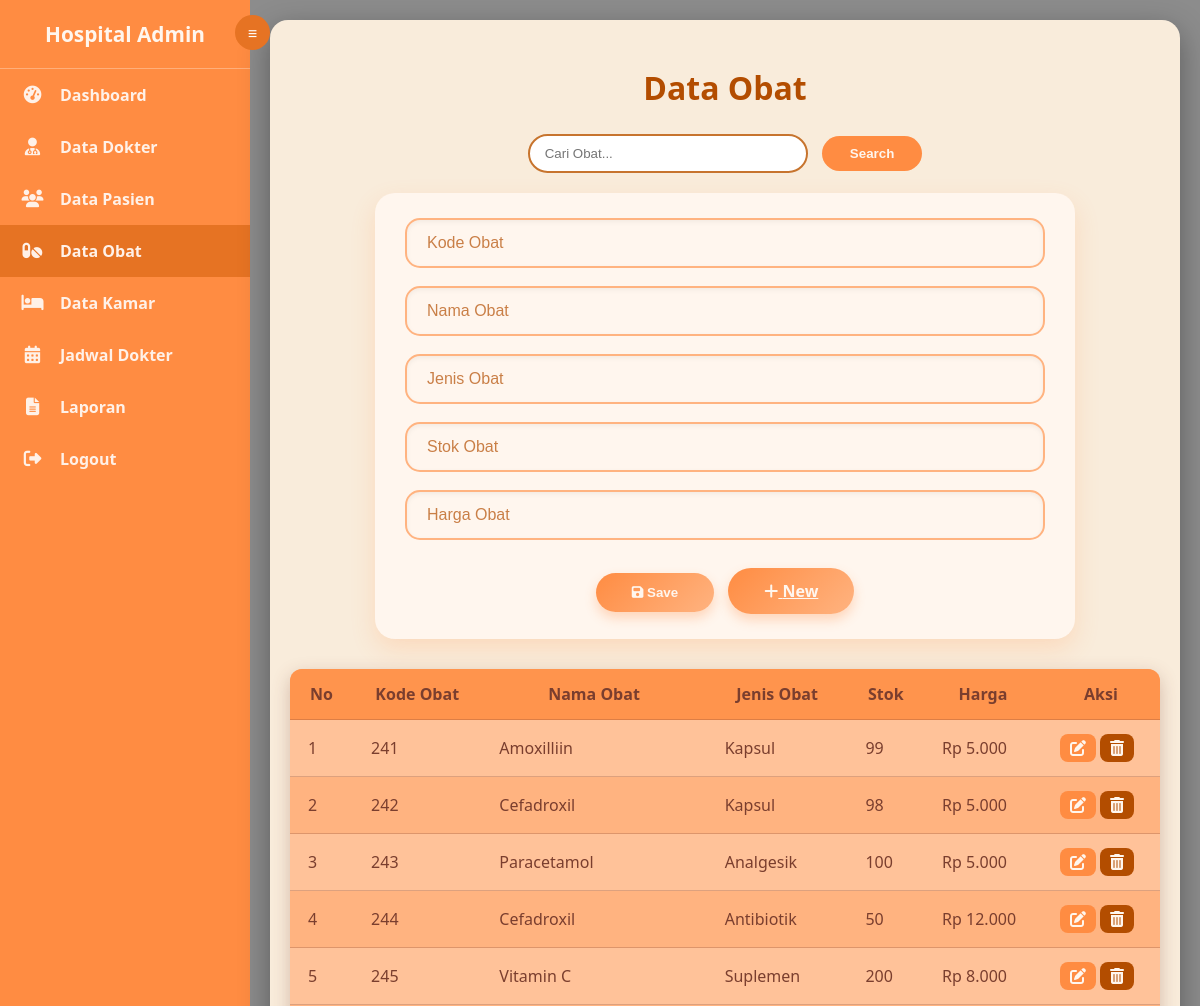
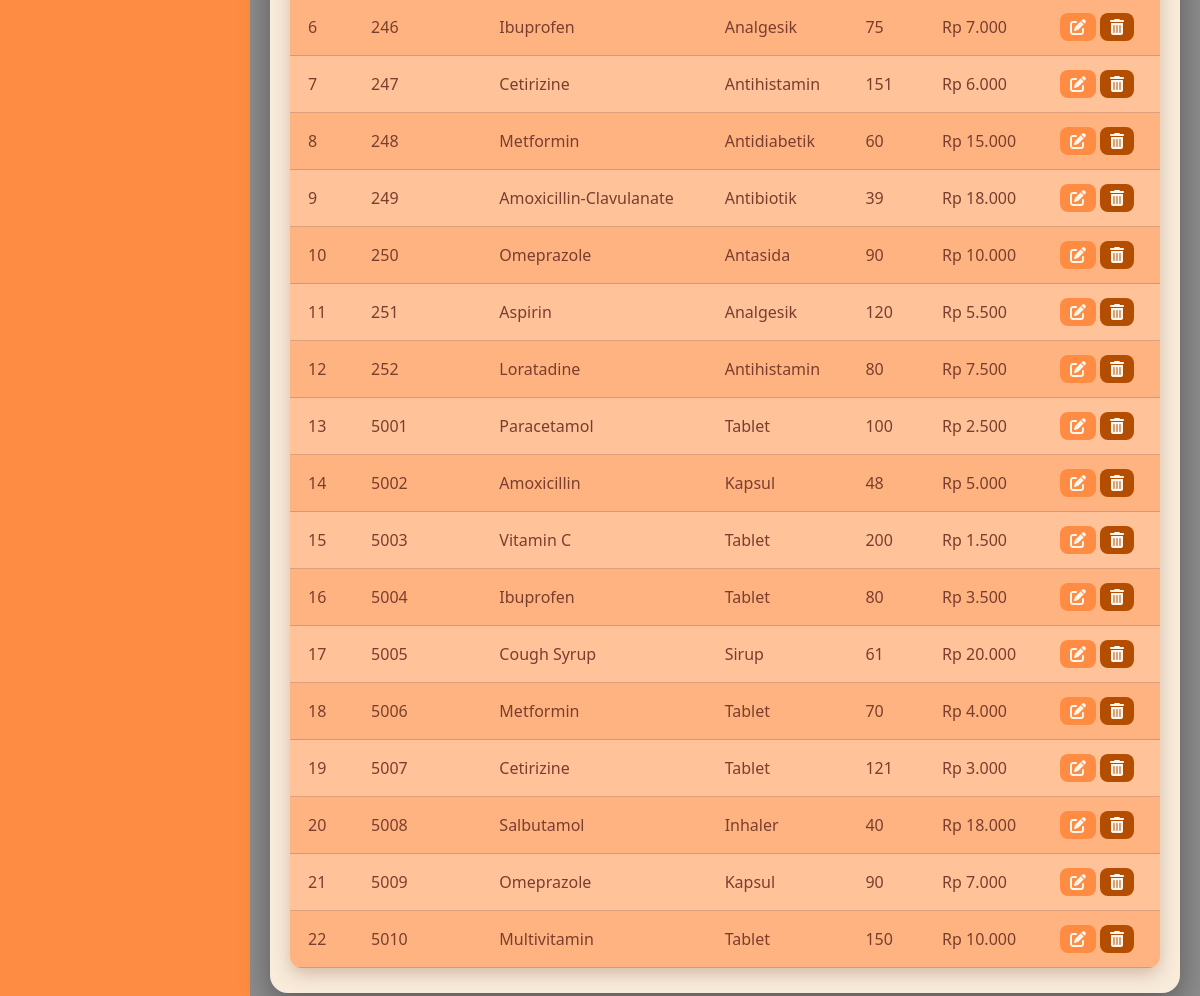
/admin/data_obat.php (signed in), run on the app's committed database (2 pictures, top to bottom).
### tables this page shows
CREATE TABLE `obat` (
  `kode_obat` int(11) NOT NULL,
  `nama_obat` varchar(100) DEFAULT NULL,
  `harga` decimal(10,2) DEFAULT NULL,
  `stok` int(11) DEFAULT NULL,
  `jenis_obat` varchar(100) DEFAULT NULL
);

### admin/data_obat.php (the view, shortened to what this page needs)
<?php
include "../config/koneksi.php";
$kode_value = '';
$nama_value = '';
$jenis_value = '';
$stok_value = '';
$harga_value = '';
$keyword = $_GET['search'] ?? '';
if ($keyword != '') {
    $stmt = mysqli_prepare($koneksi, "SELECT * FROM obat WHERE kode_obat LIKE ? OR nama_obat LIKE ? OR jenis_obat LIKE ? ORDER BY kode_obat ASC");
    $like = "%$keyword%";
    mysqli_stmt_bind_param($stmt, "sss", $like, $like, $like);
    mysqli_stmt_execute($stmt);
    $data = mysqli_stmt_get_result($stmt);
} else {
    $data = mysqli_query($koneksi, "SELECT * FROM obat ORDER BY kode_obat ASC");
}
$edit = null;
?>
<!DOCTYPE html>
<html lang="id">
<head>
<link rel="stylesheet" href="https://cdnjs.cloudflare.com/ajax/libs/font-awesome/6.5.0/css/all.min.css"/>
</head>
<body>
<div class="sidebar" id="sidebar">
    <div class="logo">Hospital Admin</div>
    <div class="toggle-btn" onclick="toggleSidebar()">≡</div>
    <ul>
        <li><a href="dashboard.php" data-tooltip="Dashboard"><i class="fas fa-tachometer-alt"></i> <span class="label">Dashboard</span></a></li>
        <li><a href="data_dokter.php" data-tooltip="Data Dokter"><i class="fas fa-user-md"></i> <span class="label">Data Dokter</span></a></li>
        <li><a href="data_pasien.php" data-tooltip="Data Pasien"><i class="fas fa-users"></i> <span class="label">Data Pasien</span></a></li>
        <li><a href="data_obat.php" class="active" data-tooltip="Data Obat"><i class="fas fa-pills"></i> <span class="label">Data Obat</span></a></li>
        <li><a href="data_kamar.php" data-tooltip="Data Kamar"><i class="fas fa-bed"></i> <span class="label">Data Kamar</span></a></li>
        <li><a href="jadwal_dokter.php" data-tooltip="Jadwal Dokter"><i class="fas fa-calendar-alt"></i> <span class="label">Jadwal Dokter</span></a></li>
        <li><a href="laporan_rawat.php" data-tooltip="Laporan"><i class="fas fa-file-alt"></i> <span class="label">Laporan</span></a></li>
        <li><a href="../logout.php" data-tooltip="Logout"><i class="fas fa-sign-out-alt"></i> <span class="label">Logout</span></a></li>
    </ul>
</div>
<div class="main">
    <div class="content">
        <h1>Data Obat</h1>
        <div class="search-box">
            <form method="GET">
                <input type="text" name="search" placeholder="Cari Obat..." value="<?= htmlspecialchars($keyword) ?>">
                <button type="submit">Search</button>
            </form>
        </div>
        <form method="POST" class="form-tambah" action="">
            <input type="text" name="kode_obat" placeholder="Kode Obat" value="<?= htmlspecialchars($kode_value) ?>" required>
            <input type="text" name="nama_obat" placeholder="Nama Obat" value="<?= htmlspecialchars($nama_value) ?>" required>
            <input type="text" name="jenis_obat" placeholder="Jenis Obat" value="<?= htmlspecialchars($jenis_value) ?>" required>
            <input type="number" name="stok" placeholder="Stok Obat" value="<?= htmlspecialchars($stok_value) ?>" min="0" required>
            <input type="number" name="harga" placeholder="Harga Obat" value="<?= htmlspecialchars($harga_value) ?>" min="0" step="0.01" required>
            <div class="button-group">
                <button type="submit" name="save"><i class="fas fa-save"></i> <?= $edit ? 'Update' : 'Save' ?></button>
                <a href="data_obat.php" class="button-link"><i class="fas fa-plus"></i> New</a>
            </div>
        </form>
        <table>
            <tr>
                <th>No</th>
                <th>Kode Obat</th>
                <th>Nama Obat</th>
                <th>Jenis Obat</th>
                <th>Stok</th>
                <th>Harga</th>
                <th>Aksi</th>
            </tr>
            <?php $no=1; while($d=mysqli_fetch_assoc($data)): ?>
            <tr>
                <td><?= $no++ ?></td>
                <td><?= htmlspecialchars($d['kode_obat']) ?></td>
                <td><?= htmlspecialchars($d['nama_obat']) ?></td>
                <td><?= htmlspecialchars($d['jenis_obat']) ?></td>
                <td><?= $d['stok'] ?></td>
                <td>Rp <?= number_format($d['harga'],0,',','.') ?></td>
                <td>
                    <a href="?edit=<?= $d['kode_obat'] ?>" class="update"><i class="fas fa-edit"></i></a>
                    <a href="?hapus=<?= $d['kode_obat'] ?>" class="delete" onclick="return confirm('Hapus data ini?')"><i class="fas fa-trash-alt"></i></a>
                </td>
            </tr>
            <?php endwhile; ?>
        </table>
    </div>
</div>
</body>
</html>

### admin/data_obat.php (style rules this page uses)
* { box-sizing:border-box; }
body { margin:0; font-family:'Segoe UI',sans-serif; background: linear-gradient(rgba(0,0,0,.45),rgba(0,0,0,.45)), url("../assets/RS_Pondok_Indah_-_Pondok_Indah.jpg"); background-size:cover; background-attachment:fixed; display:flex; }
.sidebar { width:250px; background:#FF8C42; min-height:100vh; transition:width 0.3s; position:relative; }
.sidebar .logo { color:#FFF6EE; text-align:center; font-size:1.3rem; font-weight:bold; padding:20px 10px; border-bottom:1px solid rgba(255,255,255,0.3); }
.sidebar ul { list-style:none;padding:0;margin:0; }
.sidebar ul li a { display:flex; align-items:center; padding:15px 20px; color:#FFF1E8; text-decoration:none; font-weight:600; transition:0.3s; }
.sidebar ul li a:hover, .sidebar ul li a.active { background:#E67323; }
.sidebar ul li a i { width:25px; font-size:1.1rem; text-align:center; margin-right:15px; }
.main { flex:1; padding:20px; }
.toggle-btn { position:absolute; top:15px; right:-20px; background:#E67323; color:#FFF; border-radius:50%; width:35px; height:35px; display:flex; justify-content:center; align-items:center; cursor:pointer; font-weight:bold; z-index:100; }
.content { background: rgba(255,242,224,.95); backdrop-filter: blur(6px); padding:25px 20px; border-radius:18px; box-shadow:0 10px 30px rgba(0,0,0,.35); }
.content h1 { color:#B34D00; text-align:center; margin-bottom:25px; }
.search-box { display:flex; justify-content:center; margin-bottom:20px; }
.search-box input { padding:10px 15px; border-radius:30px; border:2px solid #C7742E; width:280px; }
.search-box button { margin-left:10px; padding:10px 28px; border-radius:30px; border:none; background:#FF8C42; color:#FFF6EE; font-weight:700; cursor:pointer; }
.form-tambah { max-width:700px; margin:0 auto 30px; background:#FFF6EE; padding:25px 30px; border-radius:20px; box-shadow:0 10px 25px rgba(255,140,66,0.2); }
.form-tambah input, .form-tambah textarea { width:100%; padding:14px 20px; margin-bottom:18px; border-radius:15px; border:2px solid #FFB380; background:#FFF6EE; font-size:1rem; transition:all 0.3s ease; outline:none; box-shadow:inset 0 2px 5px rgba(0,0,0,0.05); }
.form-tambah input::placeholder, .form-tambah textarea::placeholder { color:#B34D00; opacity:0.7; font-weight:500; }
.button-group { text-align:center; }
.form-tambah button, .button-link { display:inline-block; background: linear-gradient(135deg,#FF8C42,#FFB380); color:#FFF6EE; font-weight:700; padding:12px 36px; margin:10px 5px 0; border-radius:30px; border:none; cursor:pointer; transition:all 0.3s ease; box-shadow:0 6px 12px rgba(255,140,66,0.3); }
table { width:100%; border-collapse:collapse; background-color:#FFB380; color:#7A3E2E; border-radius:12px; overflow:hidden; box-shadow:0 6px 18px rgba(122,62,46,0.3); transition:all 0.3s ease; }
table th, table td { padding:14px 18px; border-bottom:1px solid rgba(122,62,46,0.25); }
table th { background:#FF944D; }
table tr:nth-child(even) { background:#FFC299; }
table a { font-weight:600; text-decoration:none; padding:6px 10px; border-radius:8px; display:inline-flex; align-items:center; gap:5px; }
table a.update { background:#FF8C42; color:#FFF6EE; }
table a.delete { background:#B34D00; color:#FFF6EE; }

### data on the page
obat: kode_obat "241", nama_obat "Amoxilliin", jenis_obat "Kapsul", stok "99", harga "5.000"
obat: kode_obat "242", nama_obat "Cefadroxil", jenis_obat "Kapsul", stok "98", harga "5.000"
obat: kode_obat "243", nama_obat "Paracetamol", jenis_obat "Analgesik", stok "100", harga "5.000"
obat: kode_obat "244", nama_obat "Cefadroxil", jenis_obat "Antibiotik", stok "50", harga "12.000"
obat: kode_obat "245", nama_obat "Vitamin C", jenis_obat "Suplemen", stok "200", harga "8.000"
obat: kode_obat "246", nama_obat "Ibuprofen", jenis_obat "Analgesik", stok "75", harga "7.000"
obat: kode_obat "247", nama_obat "Cetirizine", jenis_obat "Antihistamin", stok "151", harga "6.000"
obat: kode_obat "248", nama_obat "Metformin", jenis_obat "Antidiabetik", stok "60", harga "15.000"
obat: kode_obat "249", nama_obat "Amoxicillin-Clavulanate", jenis_obat "Antibiotik", stok "39", harga "18.000"
obat: kode_obat "250", nama_obat "Omeprazole", jenis_obat "Antasida", stok "90", harga "10.000"
obat: kode_obat "251", nama_obat "Aspirin", jenis_obat "Analgesik", stok "120", harga "5.500"
obat: kode_obat "252", nama_obat "Loratadine", jenis_obat "Antihistamin", stok "80", harga "7.500"
obat: kode_obat "5001", nama_obat "Paracetamol", jenis_obat "Tablet", stok "100", harga "2.500"
obat: kode_obat "5002", nama_obat "Amoxicillin", jenis_obat "Kapsul", stok "48", harga "5.000"
obat: kode_obat "5003", nama_obat "Vitamin C", jenis_obat "Tablet", stok "200", harga "1.500"
obat: kode_obat "5004", nama_obat "Ibuprofen", jenis_obat "Tablet", stok "80", harga "3.500"
obat: kode_obat "5005", nama_obat "Cough Syrup", jenis_obat "Sirup", stok "61", harga "20.000"
obat: kode_obat "5006", nama_obat "Metformin", jenis_obat "Tablet", stok "70", harga "4.000"
obat: kode_obat "5007", nama_obat "Cetirizine", jenis_obat "Tablet", stok "121", harga "3.000"
obat: kode_obat "5008", nama_obat "Salbutamol", jenis_obat "Inhaler", stok "40", harga "18.000"
obat: kode_obat "5009", nama_obat "Omeprazole", jenis_obat "Kapsul", stok "90", harga "7.000"
obat: kode_obat "5010", nama_obat "Multivitamin", jenis_obat "Tablet", stok "150", harga "10.000"
